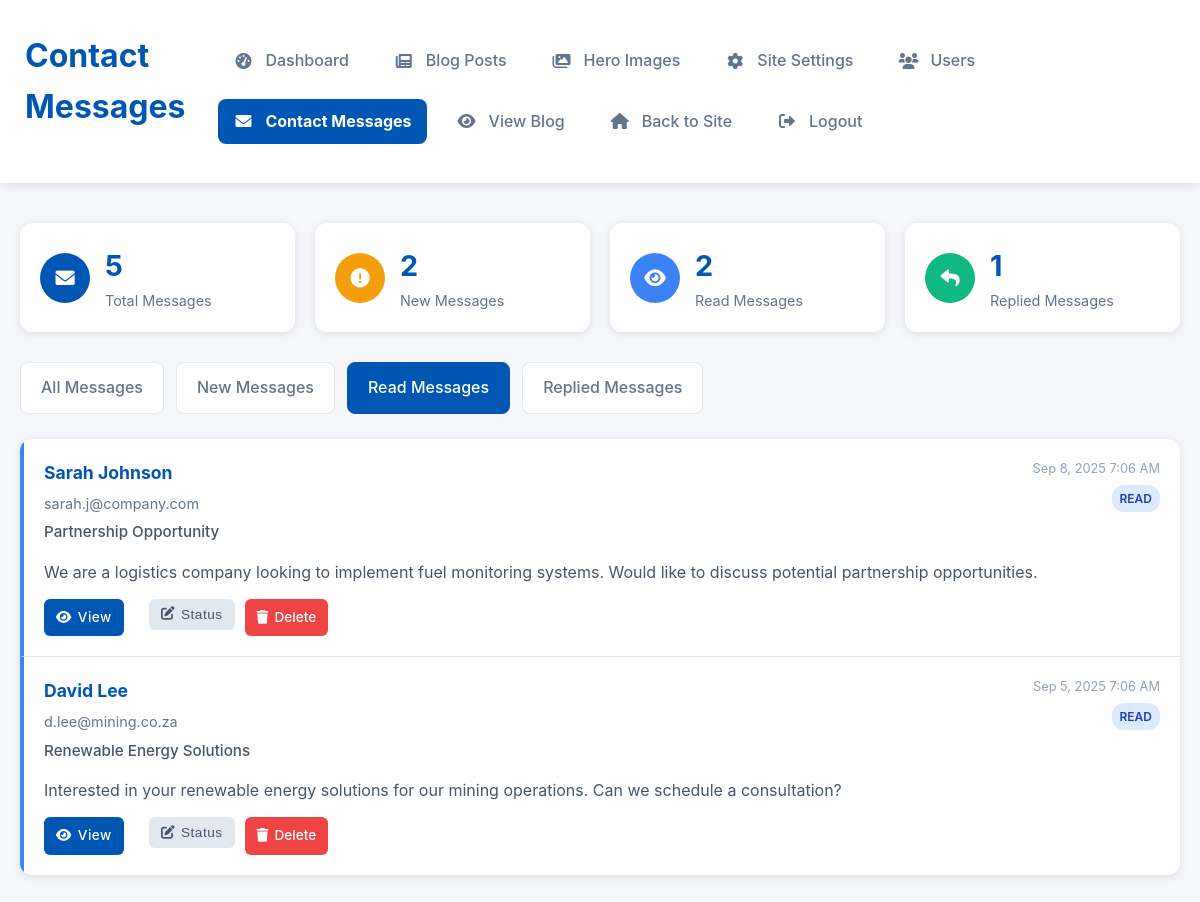
Page /admin/contactMessages?status=read (signed in) on the committed database.
### tables this page shows
CREATE TABLE IF NOT EXISTS contact_messages (
    id INT AUTO_INCREMENT PRIMARY KEY,
    name VARCHAR(100) NOT NULL,
    email VARCHAR(100) NOT NULL,
    subject VARCHAR(200),
    message TEXT NOT NULL,
    created_at DATETIME NOT NULL,
    status ENUM('new', 'read', 'replied') DEFAULT 'new'
);

### controllers/AdminController.php (called while the page is built, shortened)
<?php
require_once CONTROLLERS_PATH . '/BaseController.php';
class AdminController extends BaseController {
    private $contactModel;
    public function __construct() {
        $this->contactModel = $this->loadModel('ContactModel');
    }
    public function contactMessages() {
        $status = $this->getQuery('status', 'all');
        if ($status === 'all') {
            $messages = $this->contactModel->getAllMessages();
        } else {
            $messages = $this->contactModel->getMessagesByStatus($status);
        }
        $stats = $this->contactModel->getMessageStats();
        $this->render('admin/contact-messages');
    }
}
?>

### includes/router.php (called while the page is built, shortened)
<?php
class Router {
    private $action;
    private $params = [];
    private function parseUrl() {
        $path = '';
        if (!empty($_SERVER['PATH_INFO'])) {
            $path = $_SERVER['PATH_INFO'];
        } elseif (!empty($_SERVER['ORIG_PATH_INFO']) && $_SERVER['ORIG_PATH_INFO'] !== '/index.php') {
            $path = $_SERVER['ORIG_PATH_INFO'];
        }
        $path = ltrim($path, '/');
        $parts = explode('/', $path);
        $this->action = isset($parts[1]) && !empty($parts[1]) ? $parts[1] : DEFAULT_ACTION;
        $this->params = array_slice($parts, 2);
    }
    public function route() {
        $controller = new $controllerName();
        call_user_func_array([$controller, $this->action], $this->params);
    }
}
?>

### index.php (called while the page is built, shortened)
<?php
require_once 'includes/db.php';
require_once 'includes/router.php';
$router = new Router();
$router->route();
?>

### includes/db.php (called while the page is built, shortened)
<?php
class Database {
    private static $instance = null;
    private $connection;
    private function __construct() {
        $this->connection = new mysqli(DB_HOST, DB_USER, DB_PASS, DB_NAME);
        $this->connection->set_charset("utf8");
    }
    public static function getInstance() {
        if (self::$instance === null) {
            self::$instance = new self();
        }
        return self::$instance;
    }
    public function getConnection() {
        return $this->connection;
    }
}
?>

### models/ContactModel.php (called while the page is built, shortened)
<?php
class ContactModel {
    private $db;
    public function __construct($db) {
        $this->db = $db;
    }
    public function getMessagesByStatus($status) {
        $status = $this->db->real_escape_string($status);
        $sql = "SELECT * FROM contact_messages WHERE status = '$status' ORDER BY created_at DESC";
        $result = $this->db->query($sql);
        $messages = [];
        if ($result && $result->num_rows > 0) {
            while ($row = $result->fetch_assoc()) {
                $messages[] = $row;
            }
        }
        return $messages;
    }
    public function getMessageStats() {
        $stats = [];
        $sql = "SELECT COUNT(*) as total FROM contact_messages";
        $result = $this->db->query($sql);
        $stats['total'] = $result->fetch_assoc()['total'];
        $sql = "SELECT COUNT(*) as new_count FROM contact_messages WHERE status = 'new'";
        $result = $this->db->query($sql);
        $stats['new'] = $result->fetch_assoc()['new_count'];
        $sql = "SELECT COUNT(*) as read_count FROM contact_messages WHERE status = 'read'";
        $result = $this->db->query($sql);
        $stats['read'] = $result->fetch_assoc()['read_count'];
        $sql = "SELECT COUNT(*) as replied_count FROM contact_messages WHERE status = 'replied'";
        $result = $this->db->query($sql);
        $stats['replied'] = $result->fetch_assoc()['replied_count'];
        return $stats;
    }
}
?>

### views/admin/contact-messages.php (the view, shortened to what this page needs)
<!DOCTYPE html>
<html lang="en">
<head>
    <link rel="stylesheet" href="/css/styles.css">
    <link rel="stylesheet" href="https://cdnjs.cloudflare.com/ajax/libs/font-awesome/6.0.0/css/all.min.css">
</head>
<body>
    <div class="admin-container">
        <header class="admin-header">
            <div class="container">
                <div class="header-content">
                    <div class="header-left">
                        <h1>Contact Messages</h1>
                    </div>
                </div>
                <nav class="admin-nav" id="adminNav">
                    <a href="/admin">
                        <i class="fas fa-tachometer-alt"></i>
                        <span>Dashboard</span>
                    </a>
                    <a href="/admin/posts">
                        <i class="fas fa-newspaper"></i>
                        <span>Blog Posts</span>
                    </a>
                    <a href="/admin/heroImages">
                        <i class="fas fa-images"></i>
                        <span>Hero Images</span>
                    </a>
                    <a href="/admin/siteSettings">
                        <i class="fas fa-cog"></i>
                        <span>Site Settings</span>
                    </a>
                    <a href="/admin/users">
                        <i class="fas fa-users"></i>
                        <span>Users</span>
                    </a>
                    <a href="/admin/contactMessages" class="active">
                        <i class="fas fa-envelope"></i>
                        <span>Contact Messages</span>
                    </a>
                    <a href="/blog">
                        <i class="fas fa-eye"></i>
                        <span>View Blog</span>
                    </a>
                    <a href="/">
                        <i class="fas fa-home"></i>
                        <span>Back to Site</span>
                    </a>
                    <a href="/logout" class="logout-btn">
                        <i class="fas fa-sign-out-alt"></i>
                        <span>Logout</span>
                    </a>
                </nav>
            </div>
        </header>
        <main class="admin-main">
            <div class="container">
                <div class="stats-grid">
                    <div class="stat-card">
                        <div class="stat-icon">
                            <i class="fas fa-envelope"></i>
                        </div>
                        <div class="stat-content">
                            <h3><?php echo $stats['total']; ?></h3>
                            <p>Total Messages</p>
                        </div>
                    </div>
                    <div class="stat-card new">
                        <div class="stat-icon">
                            <i class="fas fa-exclamation-circle"></i>
                        </div>
                        <div class="stat-content">
                            <h3><?php echo $stats['new']; ?></h3>
                            <p>New Messages</p>
                        </div>
                    </div>
                    <div class="stat-card read">
                        <div class="stat-icon">
                            <i class="fas fa-eye"></i>
                        </div>
                        <div class="stat-content">
                            <h3><?php echo $stats['read']; ?></h3>
                            <p>Read Messages</p>
                        </div>
                    </div>
                    <div class="stat-card replied">
                        <div class="stat-icon">
                            <i class="fas fa-reply"></i>
                        </div>
                        <div class="stat-content">
                            <h3><?php echo $stats['replied']; ?></h3>
                            <p>Replied Messages</p>
                        </div>
                    </div>
                </div>
                <div class="filter-tabs">
                    <a href="/admin/contactMessages" class="tab <?php echo $currentStatus === 'all' ? 'active' : ''; ?>">
                        All Messages
                    </a>
                    <a href="/admin/contactMessages?status=new" class="tab <?php echo $currentStatus === 'new' ? 'active' : ''; ?>">
                        New Messages
                    </a>
                    <a href="/admin/contactMessages?status=read" class="tab <?php echo $currentStatus === 'read' ? 'active' : ''; ?>">
                        Read Messages
                    </a>
                    <a href="/admin/contactMessages?status=replied" class="tab <?php echo $currentStatus === 'replied' ? 'active' : ''; ?>">
                        Replied Messages
                    </a>
                </div>
                <div class="messages-container">
                    <?php if (empty($messages)): ?>
                        <div class="empty-state">
                            <i class="fas fa-inbox"></i>
                            <h3>No messages found</h3>
                            <p>There are no contact messages to display.</p>
                        </div>
                    <?php else: ?>
                        <div class="messages-list">
                            <?php foreach ($messages as $message): ?>
                                <div class="message-card <?php echo $message['status']; ?>">
                                    <div class="message-header">
                                        <div class="message-info">
                                            <h4><?php echo htmlspecialchars($message['name']); ?></h4>
                                            <p class="message-email"><?php echo htmlspecialchars($message['email']); ?></p>
                                            <?php if (!empty($message['subject'])): ?>
                                                <p class="message-subject"><?php echo htmlspecialchars($message['subject']); ?></p>
                                            <?php endif; ?>
                                        </div>
                                        <div class="message-meta">
                                            <span class="message-date"><?php echo date('M j, Y g:i A', strtotime($message['created_at'])); ?></span>
                                            <span class="message-status status-<?php echo $message['status']; ?>">
                                                <?php echo ucfirst($message['status']); ?>
                                            </span>
                                        </div>
                                    </div>
                                    <div class="message-content">
                                        <p><?php echo nl2br(htmlspecialchars(substr($message['message'], 0, 200))); ?>
                                        <?php if (strlen($message['message']) > 200): ?>...<?php endif; ?></p>
                                    </div>
                                    <div class="message-actions">
                                        <a href="/admin/viewContactMessage/<?php echo $message['id']; ?>" class="btn btn-primary">
                                            <i class="fas fa-eye"></i> View
                                        </a>
                                        <div class="status-dropdown">
                                            <button class="btn btn-secondary dropdown-toggle">
                                                <i class="fas fa-edit"></i> Status
                                            </button>
                                        </div>
                                        <a href="/admin/deleteContactMessage/<?php echo $message['id']; ?>"
                                           class="btn btn-danger"
                                           onclick="return confirm('Are you sure you want to delete this message?')">
                                            <i class="fas fa-trash"></i> Delete
                                        </a>
                                    </div>
                                </div>
                            <?php endforeach; ?>
                        </div>
                    <?php endif; ?>
                </div>
            </div>
        </main>
    </div>
</body>
</html>

### css/styles.css (style rules this page uses)
* { margin: 0; padding: 0; box-sizing: border-box; }
:root { --primary-color: #0056b3; --secondary-color: #004494; --accent-color: #ff6b00; --text-color: #333; --light-text: #fff; --light-bg: #f5f7fa; --dark-bg: #1a2b3c; --border-color: #e1e4e8; --success-color: #28a745; --error-color: #dc3545; --gradient-start: #0056b3; --gradient-end: #00a0e9; }
body { font-family: 'Inter', 'sans-serif','Segoe UI', Tahoma, Geneva, Verdana, sans-serif; line-height: 1.6; color: #333; background-color: #fff; }
.container { width: 100%; max-width: 1200px; margin: 0 auto; padding: 0 20px; }
a { text-decoration: none; color: #333; transition: all 0.3s ease; }
.btn-primary { display: inline-block; background-color: #0056b3; color: #fff; padding: 12px 24px; border-radius: 5px; transition: all 0.3s ease; font-weight: 500; letter-spacing: 0.5px; }
.btn-secondary { display: inline-block; background-color: transparent; color: #fff; padding: 12px 24px; border-radius: 5px; border: 2px solid #fff; transition: all 0.3s ease; font-weight: 500; letter-spacing: 0.5px; margin-left: 15px; }
header { background-color: #fff; box-shadow: 0 2px 10px rgba(0, 0, 0, 0.1); position: fixed; width: 100%; top: 0; z-index: 1000; backdrop-filter: blur(12px) saturate(180%); -webkit-backdrop-filter: blur(12px) saturate(180%); background-color: rgba(255, 255, 255, 0.1); border-bottom: 1px solid rgba(255, 255, 255, 0.15); }
header .container { display: flex; justify-content: space-between; align-items: center; padding: 10px 25px; }
nav a.active { color: #0056b3; font-weight: 700; }
.admin-container { min-height: 100vh; background-color: var(--light-bg); }
.admin-header { background: #fff; box-shadow: 0 2px 10px rgba(0,0,0,0.08); padding: 20px 0; }
.admin-header h1 { color: var(--primary-color); margin-bottom: 16px; }
.admin-nav { display: flex; gap: 14px; flex-wrap: wrap; }
.admin-nav a { color: #475569; text-decoration: none; padding: 8px 14px; border-radius: 10px; transition: all 0.2s ease; background: transparent; }
.admin-nav a:hover, .admin-nav a.active { background: var(--primary-color); color: #fff; }
.admin-main { padding: 40px 0; }

### rows in the picture
contact_messages: name "Sarah Johnson", email "sarah.j@company.com", subject "Partnership Opportunity", created_at "Sep 8, 2025 7:06 AM", status "READ", message "We are a logistics company looking to implement fuel monitoring systems. Would like to discuss potential partnership opportunities."
contact_messages: name "David Lee", email "d.lee@mining.co.za", subject "Renewable Energy Solutions", created_at "Sep 5, 2025 7:06 AM", status "READ", message "Interested in your renewable energy solutions for our mining operations. Can we schedule a consultation?"

### other values in the picture
$stats['total'] "5"
$stats['new'] "2"
$stats['read'] "2"
$stats['replied'] "1"
